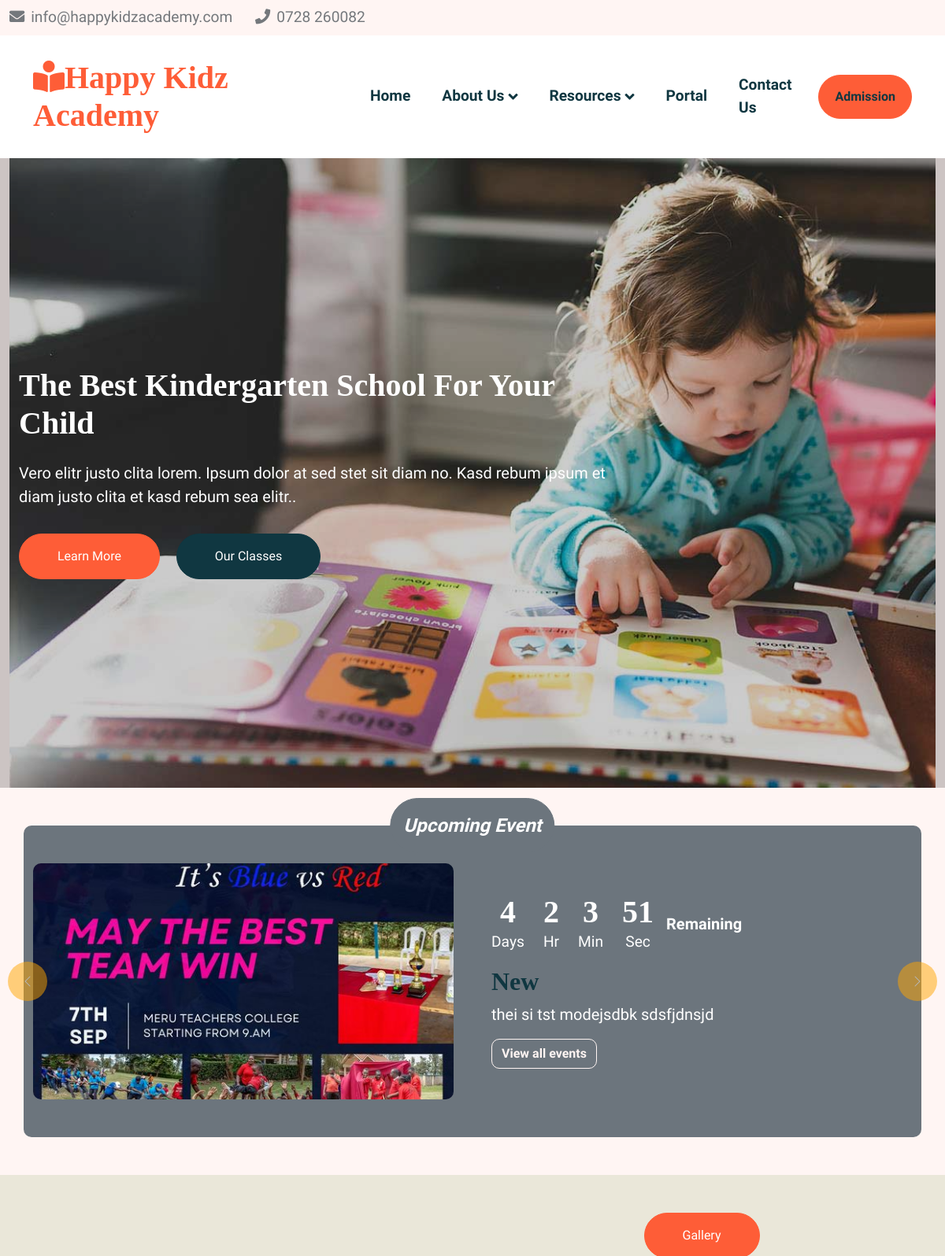
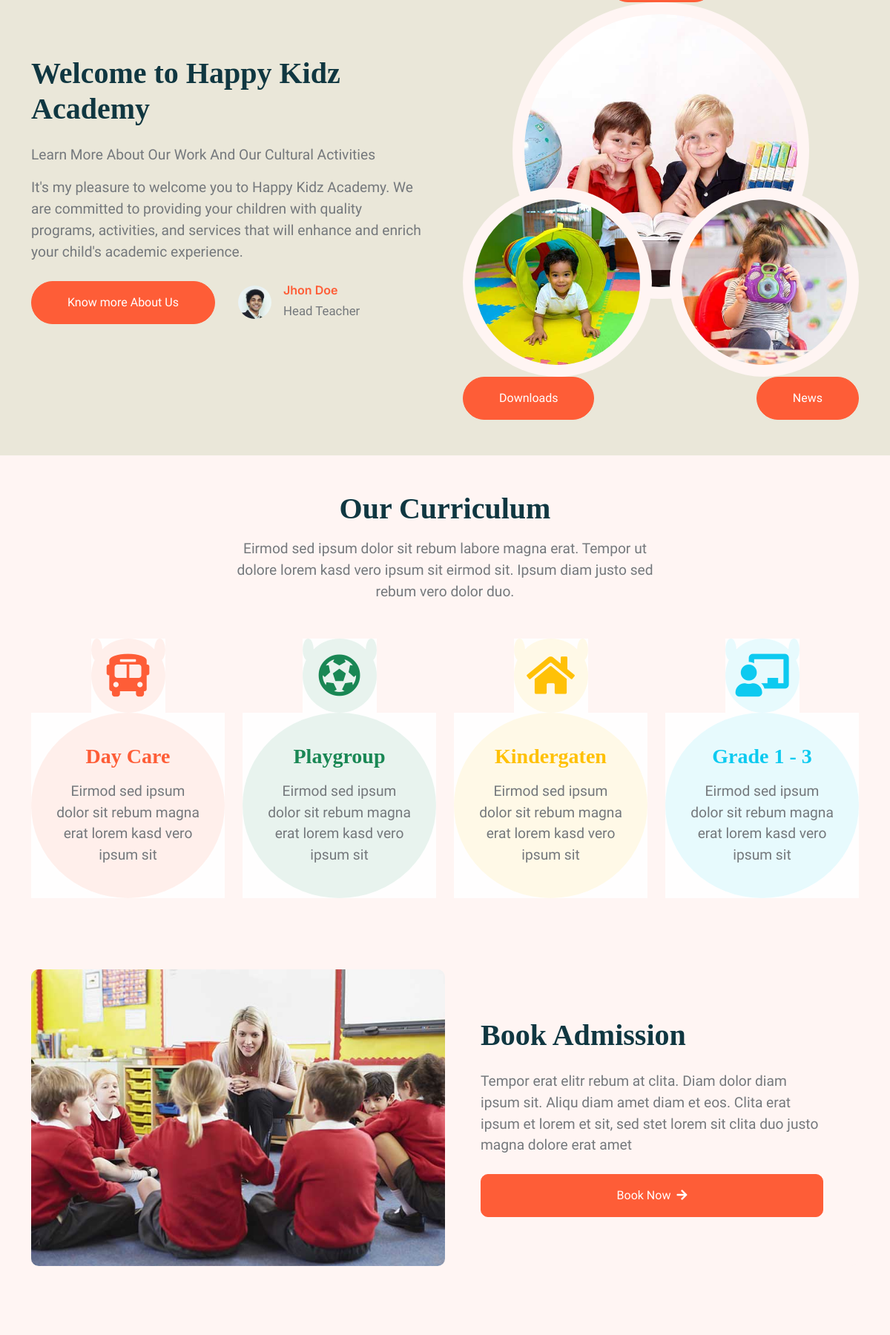
The page / (upper part) on the database its author committed (2 pictures, top to bottom).
### main/models.py (models this page shows, shortened)
class LandingPageText(models.Model):
    title = models.CharField(max_length=200)
    description = models.TextField(null=True)

class Event(models.Model):
    title = models.CharField(max_length=255)  # Title of the event
    image = models.ImageField(upload_to='events_images')  # Image field for the event
    content = models.TextField()  # Content description of the event
    start_time = models.DateTimeField()  # Event start time
    end_time = models.DateTimeField()  # Event end time

### main/views.py (the view)
# urls.py: path('', homepage, name='home'),
def homepage(request):
    landing_page_text = LandingPageText.objects.all()
    events = Event.objects.filter(end_time__gte=timezone.now()).order_by('start_time')
    event_end_timestamps = [event.end_time.timestamp() for event in events]
    return render(request, 'main/index.html', {
        'events': events,  # Pass all events here
        'event_end_timestamps': event_end_timestamps,  # List of end timestamps for JS countdown
        'landing_page_text': landing_page_text,
    })

### main/templates/main/index.html (shortened to what this page needs)
{% extends 'main/base.html' %}
{% load static %}
{% block content %}
    <div class="container-fluid p-0 mb-0">
        <div class="row align-items-center m-0">
            <div class="position-relative">
                <img class="img-fluid" src="{% static 'media/carousel-1.jpg' %}" alt="Hero Image" style="width:100%; height:100vh; object-fit: cover; margin: 0; padding: 0;">
                <div class="position-absolute top-0 start-0 h-100 d-flex align-items-center" style="background: rgba(0, 0, 0, .2); width: 100%;">
                    <div class="container-fluid">
                        <div class="row justify-content-start">
                            {% for items in landing_page_text %}
                            <div class="col-10 col-lg-8">
                                <h1 class="display-6 text-white animated slideInDown mb-4">{{items.title}}</h1>
                                <p class="fs-5 fw-medium text-white mb-4 pb-2">{{items.description}}.</p>
                                <a href="#" class="btn btn-primary rounded-pill py-sm-3 px-sm-5 me-3 animated slideInLeft">Learn More</a>
                                <a href="#" class="btn btn-dark rounded-pill py-sm-3 px-sm-5 animated slideInRight">Our Classes</a>
                            </div>
                            {% endfor %}
                        </div>
                    </div>
                </div>
            </div>
        </div>
    </div>
<div id="eventCarousel" class="carousel slide" data-bs-ride="carousel" data-bs-interval="8000">
    <div class="carousel-inner">
        {% if events %}
            {% for event in events %}
                <div class="carousel-item {% if forloop.first %}active{% endif %} smooth-scroll">
                    <div class="container my-5 py-5 bg-secondary text-white position-relative rounded">
                        <div class="position-absolute top-0 start-50" style="transform: translate(-50%, -50%);">
                            <button class="btn btn-secondary rounded-pill text-white fw-bold p-3 fs-4" style="font-style: oblique;">
                                Upcoming Event
                            </button>
                        </div>
                        <div class="row g-5 align-items-center">
                            <div class="col-md-6">
                                <img src="{{ event.image.url }}" class="img-fluid rounded w-100 h-100" alt="Event Image" style="object-fit: cover;">
                            </div>
                            <div class="col-md-6">
                                <div class="d-flex mb-3">
                                    <div class="text-center me-4">
                                        <div class="display-6" id="days-{{ forloop.counter0 }}">00</div>
                                        <div>Days</div>
                                    </div>
                                    <div class="text-center me-4">
                                        <div class="display-6" id="hours-{{ forloop.counter0 }}">00</div>
                                        <div>Hr</div>
                                    </div>
                                    <div class="text-center me-4">
                                        <div class="display-6" id="minutes-{{ forloop.counter0 }}">00</div>
                                        <div>Min</div>
                                    </div>
                                    <div class="text-center">
                                        <div class="display-6" id="seconds-{{ forloop.counter0 }}">00</div>
                                        <div>Sec</div>
                                    </div>
                                    <span class="ms-3 align-self-center fs-5 fw-bold">Remaining</span>
                                </div>
                                <h2 class="fw-bold">{{ event.title }}</h2>
                                <p class="fs-5">{{ event.content }}</p>
                                <a href="{% url 'events' %}" class="btn btn-outline-light fw-bold">View all events</a>
                            </div>
                        </div>
                    </div>
                </div>
            {% endfor %}
        {% endif %}
    </div>
    <button class="carousel-control-prev custom-carousel-control" type="button" data-bs-target="#eventCarousel" data-bs-slide="prev">
        <span class="carousel-control-prev-icon" aria-hidden="true"></span>
    </button>
    <button class="carousel-control-next custom-carousel-control" type="button" data-bs-target="#eventCarousel" data-bs-slide="next">
        <span class="carousel-control-next-icon" aria-hidden="true"></span>
    </button>
</div>
    <div class="container-xxl py-5" style="background-color:rgb(234, 231, 217);">
    <div class="container">
    <div class="row g-5 align-items-center">
        <div class="col-lg-6 wow fadeInUp" data-wow-delay="0.1s">
            <h1 class="mb-4">Welcome to Happy Kidz Academy</h1>
            <p>Learn More About Our Work And Our Cultural Activities</p>
            <p class="mb-4">It's my pleasure to welcome you to Happy Kidz Academy. We are committed to providing your children with quality programs, activities, and services that will enhance and enrich your child's academic experience.</p>
            <div class="row g-4 align-items-center">
                <div class="col-sm-6">
                    <a class="btn btn-primary rounded-pill py-3 px-5" href="{% url 'about_us' %}">Know more About Us</a>
                </div>
                <div class="col-sm-6">
                    <div class="d-flex align-items-center">
                        <img class="rounded-circle flex-shrink-0" src="{% static 'media/user.jpg' %}" alt="" style="width: 45px; height: 45px;">
                        <div class="ms-3">
                            <h6 class="text-primary mb-1">Jhon Doe</h6>
                            <small>Head Teacher</small>
                        </div>
                    </div>
                </div>
            </div>
        </div>
        <div class="col-lg-6 about-img wow fadeInUp" data-wow-delay="0.5s">
            <div class="row">
                <div class="col-12 text-center">
                    <a class="btn btn-primary rounded-pill py-3 px-5" href="{% url 'gallery' %}">Gallery</a>
                    <img class="img-fluid w-75 rounded-circle bg-light p-3" src="{% static 'media/about-1.jpg' %}" alt="">
                </div>
                <div class="col-6 text-start" style="margin-top: -150px;">
                    <img class="img-fluid w-100 rounded-circle bg-light p-3" src="{% static 'media/about-2.jpg' %}" alt="">
                    <a class="btn btn-primary rounded-pill py-3 px-5" href="{% url 'downloads' %}">Downloads</a>
                </div>
                <div class="col-6 text-end" style="margin-top: -150px;">
                    <img class="img-fluid w-100 rounded-circle bg-light p-3" src="{% static 'media/about-3.jpg' %}" alt="">
                    <a class="btn btn-primary rounded-pill py-3 px-5" href="{% url 'news' %}">News</a>
                </div>
            </div>
        </div>
    </div>
    </div>
    </div>
    <div class="container-xxl py-5">
        <div class="container">
            <div class="text-center mx-auto mb-5 wow fadeInUp" data-wow-delay="0.1s" style="max-width: 600px;">
                <h1 class="mb-3">Our Curriculum</h1>
                <p>Eirmod sed ipsum dolor sit rebum labore magna erat. Tempor ut dolore lorem kasd vero ipsum sit eirmod sit. Ipsum diam justo sed rebum vero dolor duo.</p>
            </div>
            <div class="row g-4">
                <div class="col-lg-3 col-sm-6 wow fadeInUp" data-wow-delay="0.1s">
                    <div class="facility-item">
                        <div class="facility-icon bg-primary">
                            <span class="bg-primary"></span>
                            <i class="fa fa-bus-alt fa-3x text-primary"></i>
                            <span class="bg-primary"></span>
                        </div>
                        <div class="facility-text bg-primary">
                            <h3 class="text-primary mb-3">Day Care</h3>
                            <p class="mb-0">Eirmod sed ipsum dolor sit rebum magna erat lorem kasd vero ipsum sit</p>
                        </div>
                    </div>
                </div>
                <div class="col-lg-3 col-sm-6 wow fadeInUp" data-wow-delay="0.3s">
                    <div class="facility-item">
                        <div class="facility-icon bg-success">
                            <span class="bg-success"></span>
                            <i class="fa fa-futbol fa-3x text-success"></i>
                            <span class="bg-success"></span>
                        </div>
                        <div class="facility-text bg-success">
                            <h3 class="text-success mb-3">Playgroup</h3>
                            <p class="mb-0">Eirmod sed ipsum dolor sit rebum magna erat lorem kasd vero ipsum sit</p>
                        </div>
                    </div>
                </div>
                <div class="col-lg-3 col-sm-6 wow fadeInUp" data-wow-delay="0.5s">
                    <div class="facility-item">
                        <div class="facility-icon bg-warning">
                            <span class="bg-warning"></span>
                            <i class="fa fa-home fa-3x text-warning"></i>
                            <span class="bg-warning"></span>
                        </div>
                        <div class="facility-text bg-warning">
                            <h3 class="text-warning mb-3">Kindergaten</h3>
                            <p class="mb-0">Eirmod sed ipsum dolor sit rebum magna erat lorem kasd vero ipsum sit</p>
                        </div>
                    </div>
                </div>
                <div class="col-lg-3 col-sm-6 wow fadeInUp" data-wow-delay="0.7s">
                    <div class="facility-item">
                        <div class="facility-icon bg-info">
                            <span class="bg-info"></span>
                            <i class="fa fa-chalkboard-teacher fa-3x text-info"></i>
                            <span class="bg-info"></span>
                        </div>
                        <div class="facility-text bg-info">
                            <h3 class="text-info mb-3">Grade 1 - 3</h3>
                            <p class="mb-0">Eirmod sed ipsum dolor sit rebum magna erat lorem kasd vero ipsum sit</p>
                        </div>
                    </div>
                </div>
            </div>
        </div>
    </div>
    <div class="container-xxl py-5">
        <div class="container">
            <div class="bg-light rounded">
                <div class="row g-0">
                    <div class="col-lg-6 wow fadeIn" data-wow-delay="0.1s" style="min-height: 400px;">
                        <div class="position-relative h-100">
                            <img class="position-absolute w-100 h-100 rounded" src="{% static 'media/call-to-action.jpg' %}" style="object-fit: cover;">
                        </div>
                    </div>
                    <div class="col-lg-6 wow fadeIn" data-wow-delay="0.5s">
                        <div class="h-100 d-flex flex-column justify-content-center p-5">
                            <h1 class="mb-4">Book Admission</h1>
                            <p class="mb-4">Tempor erat elitr rebum at clita. Diam dolor diam ipsum sit. Aliqu diam amet diam et eos.
                                Clita erat ipsum et lorem et sit, sed stet lorem sit clita duo justo magna dolore erat amet
                            </p>
                            <a class="btn btn-primary py-3 px-5" href="">Book Now<i class="fa fa-arrow-right ms-2"></i></a>
                        </div>
                    </div>
                </div>
            </div>
        </div>
    </div>
    <div class="container-xxl py-5">
    </div>
{% endblock %}

### static/css/style.css (style rules this page uses)
:root { --primary: #FE5D37; --light: #FFF5F3; --dark: #103741; }
body { font-size: 1.2rem; }
.btn { font-weight: 500; transition: .5s; }
.btn.btn-primary { color: #FFFFFF; }
h1, h2, h3, h4, .h1, .h2, .h3, .h4, .display-1, .display-2, .display-3, .display-4, .display-5, .display-6 { font-family: 'san-seriff', cursive; font-weight: 700; }
h5, h6, .h5, .h6 { font-weight: 600; }
.facility-item .facility-icon { position: relative; margin: 0 auto; width: 100px; height: 100px; border-radius: 100px; display: flex; align-items: center; justify-content: center; }
.facility-item .facility-icon::before { position: absolute; content: ""; width: 100%; height: 100%; top: 0; left: 0; background: rgba(255, 255, 255, .9); transition: .5s; z-index: 1; }
.facility-item .facility-icon span { position: absolute; content: ""; width: 15px; height: 30px; top: 0; left: 0; border-radius: 50%; }
.facility-item .facility-icon span:last-child { left: auto; right: 0; }
.facility-item .facility-icon i { position: relative; z-index: 2; }
.facility-item .facility-text { position: relative; min-height: 250px; padding: 30px; border-radius: 100%; display: flex; text-align: center; justify-content: center; flex-direction: column; }
.facility-item .facility-text::before { position: absolute; content: ""; width: 100%; height: 100%; top: 0; left: 0; background: rgba(255, 255, 255, .9); transition: .5s; z-index: 1; }
.facility-item .facility-text * { position: relative; z-index: 2; }
.facility-item * { transition: .5s; }
.about-img img { transition: .5s; }

### main/templates/main/index.html (style rules this page uses)
.custom-carousel-control { background-color: orange; width: 50px; height: 50px; border-radius: 50%; display: flex; align-items: center; justify-content: center; position: absolute; top: 50%; transform: translateY(-50%); }
.carousel-control-prev-icon, .carousel-control-next-icon { background-size: 50%; }
.carousel-control-prev { left: 10px; }
.carousel-control-next { right: 10px; }
.carousel-item img { max-height: 300px; width: auto; object-fit: cover; }
.smooth-scroll { transition: transform 2s ease-in-out; }

### rows shown on the page
LandingPageText: title "The Best Kindergarten School For Your Child", description "Vero elitr justo clita lorem. Ipsum dolor at sed stet sit diam no. Kasd rebum ipsum et diam justo clita et kasd rebum sea elitr."
Event: image (picture), title "New", content "thei si tst modejsdbk sdsfjdnsjd"
